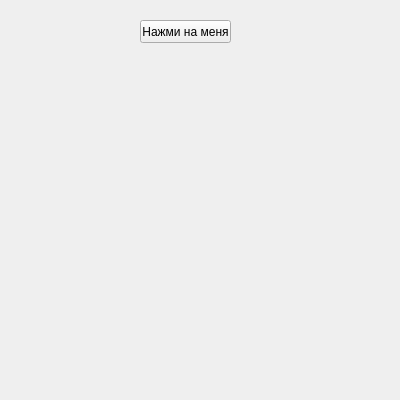
<?xml version="1.0" encoding="UTF-8"?>
<ui version="4.0">
 <class>widget</class>
 <widget class="QWidget" name="widget">
  <property name="geometry">
   <rect>
    <x>0</x>
    <y>0</y>
    <width>400</width>
    <height>400</height>
   </rect>
  </property>
  <property name="windowTitle">
   <string>Form</string>
  </property>
  <widget class="QPushButton" name="pushButton">
   <property name="geometry">
    <rect>
     <x>140</x>
     <y>20</y>
     <width>91</width>
     <height>23</height>
    </rect>
   </property>
   <property name="text">
    <string>Нажми на меня</string>
   </property>
  </widget>
 </widget>
 <resources/>
 <connections/>
</ui>
